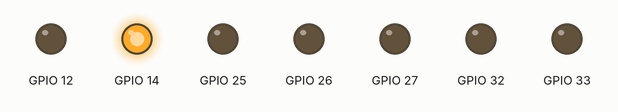
Simulated run of this program. Board: ESP32 board running MicroPython. Parts: output pins drawn as LEDs (lit = HIGH).

Above: at 0.05 s.
At 0.35 s:
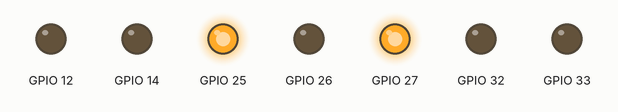
At 0.75 s:
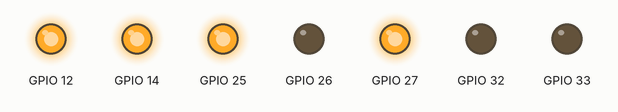
At 1.45 s:
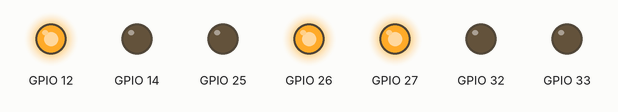
At 2.15 s:
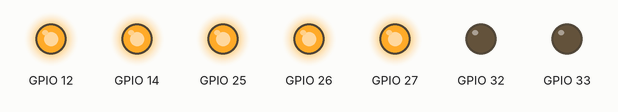
At 2.85 s:
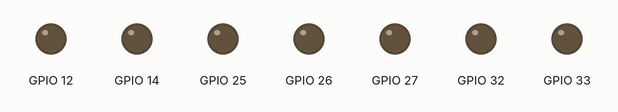
Timing chart, 0 to 3.1 s (numbered marks = the images above):
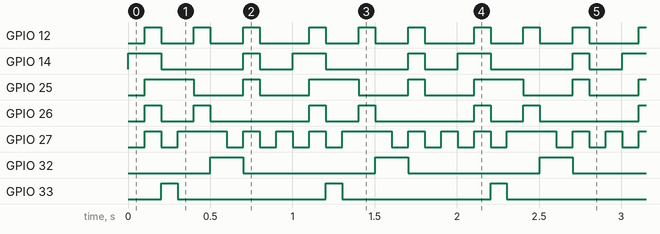

The program:

numbers.py
```python
from machine import Pin
import time

# Pin definitions
pins = {
    26: Pin(26, Pin.OUT),  # top
    32: Pin(32, Pin.OUT),  # right up
    33: Pin(33, Pin.OUT),  # right down
    14: Pin(14, Pin.OUT),  # middle
    12: Pin(12, Pin.OUT),  # bottom
    27: Pin(27, Pin.OUT),  # left down
    25: Pin(25, Pin.OUT),  # left up
}

# Mapping for segments to each number (0-9)
digit_segments = {
    0: [26, 32, 33, 25, 27, 12],       # 0
    1: [32, 33],                        # 1
    2: [26, 32, 14, 27, 12],            # 2
    3: [26, 32, 14, 33, 12],            # 3
    4: [25, 32, 14, 33],                # 4
    5: [26, 25, 14, 33, 12],            # 5
    6: [26, 25, 27, 14, 33, 12],        # 6
    7: [26, 32, 33],                    # 7
    8: [26, 32, 33, 25, 27, 14, 12],    # 8
    9: [26, 32, 33, 25, 14, 12],        # 9
}

# Function to turn off all pins
def turn_off_all():
    for pin in pins.values():
        pin.value(1)

# Function to display a number
def display_number(number):
    # Turn off all pins before displaying the new number
    turn_off_all()

    # Turn on the necessary pins for the number
    if number in digit_segments:
        for pin_num in digit_segments[number]:
            pins[pin_num].value(0)

# Example of displaying numbers from 0-9
try:
    while True:
        for num in range(10):
            display_number(num)
            time.sleep(0.1)  # Wait for 1 second to display each number
except KeyboardInterrupt:
    turn_off_all()  # Turn off all pins when exiting
```

Measured:
- by itself, GPIO 12: repeats every 1.0 s: 2 × (LOW 0.20 s, HIGH 0.10 s), LOW 0.30 s, HIGH 0.10 s
- by itself, GPIO 14: repeats every 1.0 s: LOW 0.50 s, HIGH 0.10 s, LOW 0.20 s, HIGH 0.20 s
- by itself, GPIO 25: repeats every 1.0 s: LOW 0.30 s, HIGH 0.10 s, LOW 0.30 s, HIGH 0.30 s
- by itself, GPIO 26: repeats every 1.0 s: LOW 0.20 s, HIGH 0.10 s, LOW 0.60 s, HIGH 0.10 s
- by itself, GPIO 27: repeats every 1.0 s: LOW 0.10 s, HIGH 0.30 s, 3 × (LOW 0.10 s, HIGH 0.10 s)
- by itself, GPIO 32: alternates HIGH for 0.20 s and LOW for 0.80 s
- by itself, GPIO 33: alternates HIGH for 0.10 s and LOW for 0.90 s
